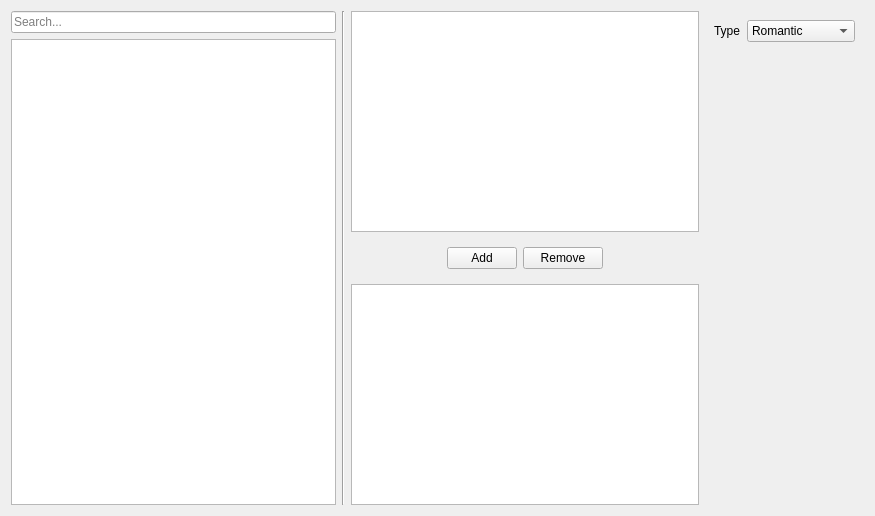
<?xml version="1.0" encoding="UTF-8"?>
<ui version="4.0">
 <class>support_editor</class>
 <widget class="QWidget" name="support_editor">
  <property name="geometry">
   <rect>
    <x>0</x>
    <y>0</y>
    <width>875</width>
    <height>516</height>
   </rect>
  </property>
  <property name="windowTitle">
   <string>Form</string>
  </property>
  <layout class="QHBoxLayout" name="horizontalLayout_3">
   <item>
    <layout class="QVBoxLayout" name="verticalLayout">
     <item>
      <widget class="QLineEdit" name="lineEdit">
       <property name="sizePolicy">
        <sizepolicy hsizetype="Fixed" vsizetype="Fixed">
         <horstretch>0</horstretch>
         <verstretch>0</verstretch>
        </sizepolicy>
       </property>
       <property name="maximumSize">
        <size>
         <width>325</width>
         <height>16777215</height>
        </size>
       </property>
       <property name="placeholderText">
        <string>Search...</string>
       </property>
      </widget>
     </item>
     <item>
      <widget class="QListView" name="characters_list_view">
       <property name="sizePolicy">
        <sizepolicy hsizetype="Fixed" vsizetype="Expanding">
         <horstretch>0</horstretch>
         <verstretch>0</verstretch>
        </sizepolicy>
       </property>
       <property name="minimumSize">
        <size>
         <width>325</width>
         <height>0</height>
        </size>
       </property>
       <property name="baseSize">
        <size>
         <width>0</width>
         <height>0</height>
        </size>
       </property>
      </widget>
     </item>
    </layout>
   </item>
   <item>
    <widget class="Line" name="line">
     <property name="orientation">
      <enum>Qt::Vertical</enum>
     </property>
    </widget>
   </item>
   <item>
    <layout class="QVBoxLayout" name="verticalLayout_2">
     <item>
      <widget class="QListWidget" name="listWidget"/>
     </item>
     <item>
      <widget class="QWidget" name="widget" native="true">
       <layout class="QHBoxLayout" name="horizontalLayout_2">
        <property name="sizeConstraint">
         <enum>QLayout::SetDefaultConstraint</enum>
        </property>
        <item>
         <spacer name="horizontalSpacer">
          <property name="orientation">
           <enum>Qt::Horizontal</enum>
          </property>
          <property name="sizeHint" stdset="0">
           <size>
            <width>40</width>
            <height>20</height>
           </size>
          </property>
         </spacer>
        </item>
        <item>
         <widget class="QPushButton" name="pushButton_2">
          <property name="maximumSize">
           <size>
            <width>70</width>
            <height>16777215</height>
           </size>
          </property>
          <property name="text">
           <string>Add</string>
          </property>
         </widget>
        </item>
        <item>
         <widget class="QPushButton" name="pushButton_3">
          <property name="maximumSize">
           <size>
            <width>90</width>
            <height>16777215</height>
           </size>
          </property>
          <property name="text">
           <string>Remove</string>
          </property>
         </widget>
        </item>
        <item>
         <spacer name="horizontalSpacer_2">
          <property name="orientation">
           <enum>Qt::Horizontal</enum>
          </property>
          <property name="sizeHint" stdset="0">
           <size>
            <width>40</width>
            <height>20</height>
           </size>
          </property>
         </spacer>
        </item>
       </layout>
      </widget>
     </item>
     <item>
      <widget class="QListWidget" name="listWidget_2"/>
     </item>
    </layout>
   </item>
   <item>
    <widget class="QWidget" name="widget_2" native="true">
     <layout class="QFormLayout" name="formLayout">
      <item row="0" column="0">
       <widget class="QLabel" name="label">
        <property name="text">
         <string>Type</string>
        </property>
       </widget>
      </item>
      <item row="0" column="1">
       <widget class="QComboBox" name="comboBox">
        <item>
         <property name="text">
          <string>Romantic</string>
         </property>
        </item>
        <item>
         <property name="text">
          <string>Platonic</string>
         </property>
        </item>
        <item>
         <property name="text">
          <string>Fast Romantic</string>
         </property>
        </item>
        <item>
         <property name="text">
          <string>Fast Platonic</string>
         </property>
        </item>
       </widget>
      </item>
     </layout>
    </widget>
   </item>
  </layout>
 </widget>
 <resources/>
 <connections/>
</ui>
